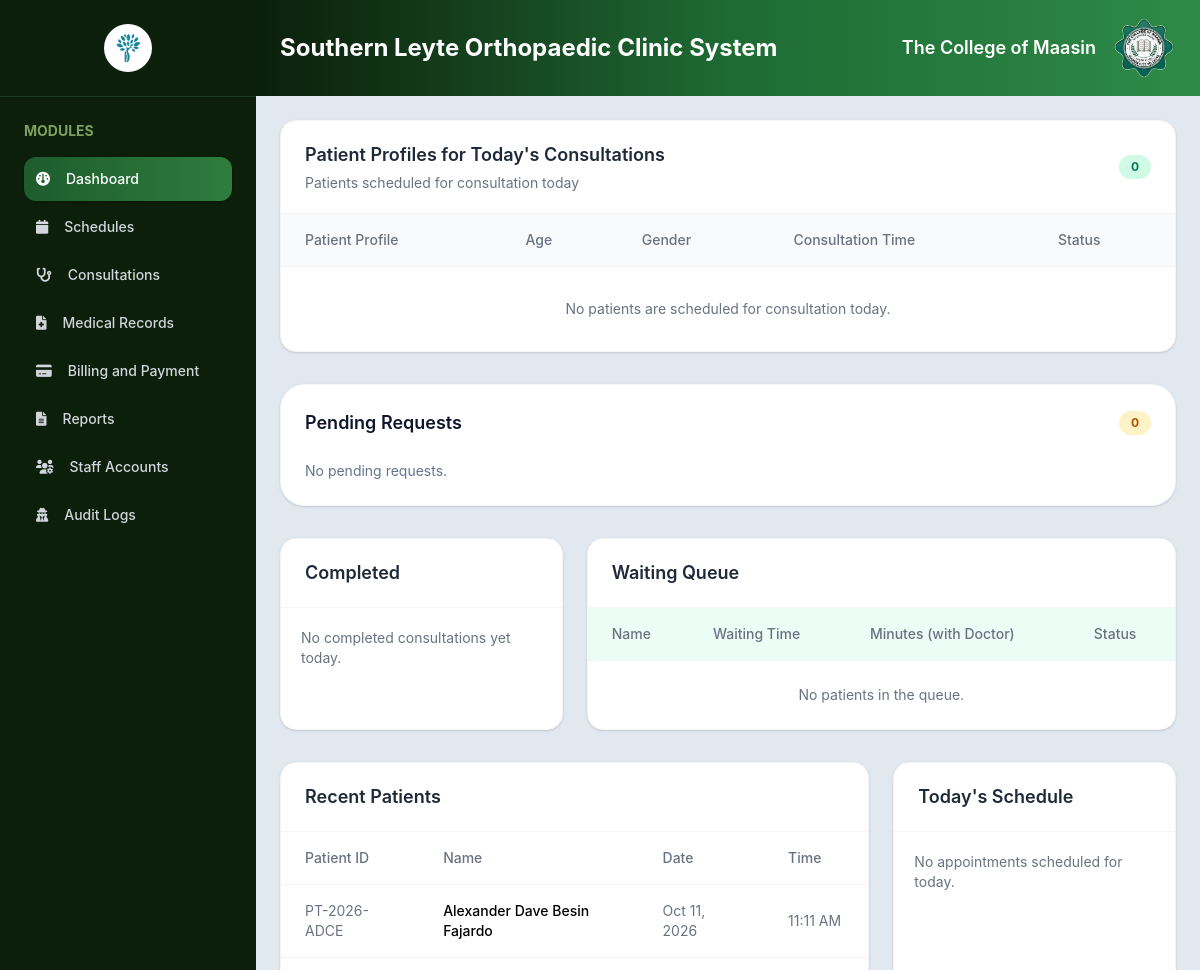
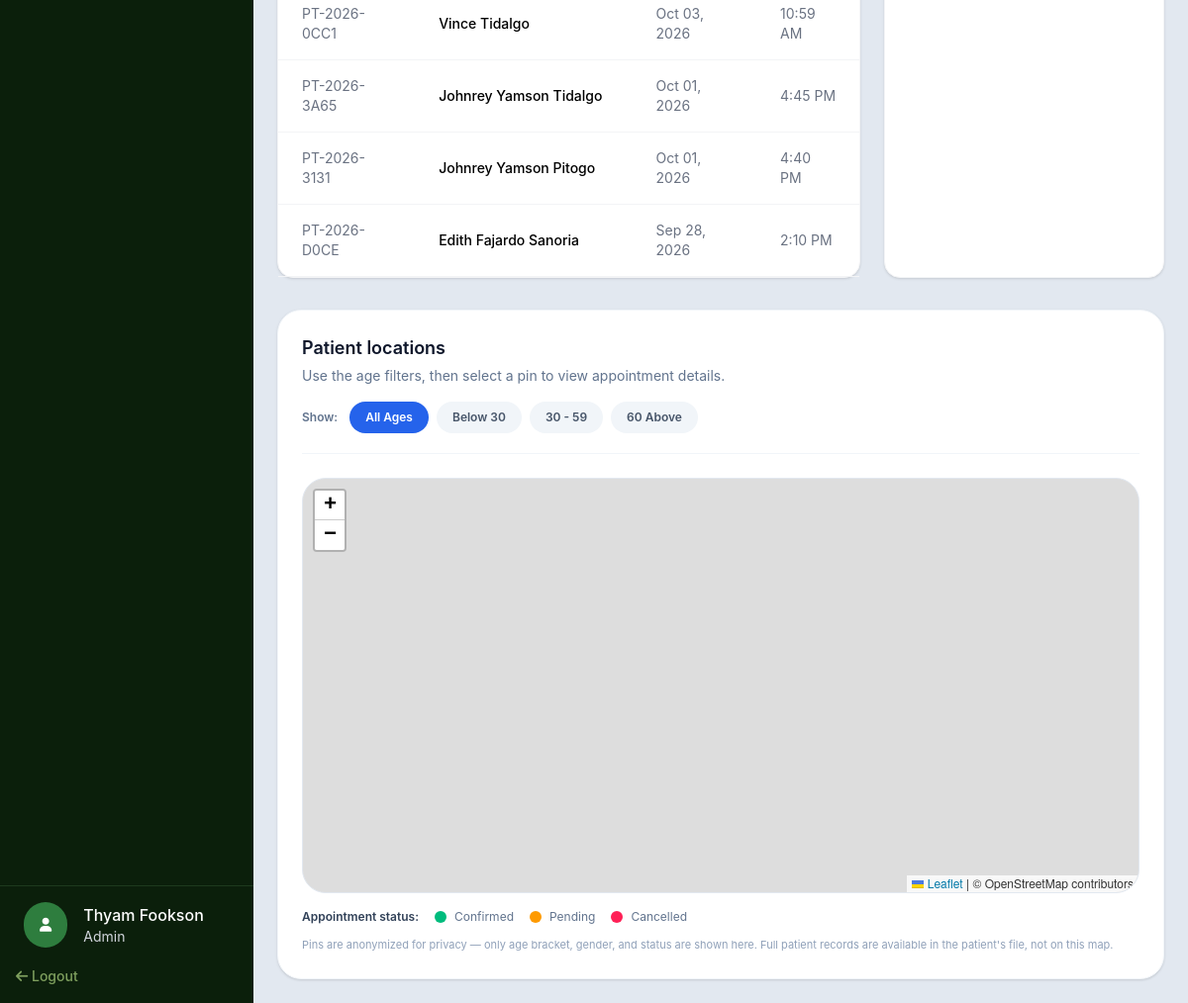
/admin/admin-dashboard.php (signed in), run on the app's committed database (2 pictures, top to bottom).
### tables this page shows
CREATE TABLE `users` (
  `UserID` int UNSIGNED NOT NULL,
  `Username` varchar(50) NOT NULL,
  `PasswordHash` varchar(255) NOT NULL,
  `FirstName` varchar(100) NOT NULL,
  `MiddleName` varchar(255) DEFAULT NULL,
  `LastName` varchar(100) NOT NULL,
  `Role` enum('Admin','Doctor','Staff') NOT NULL DEFAULT 'Staff',
  `IsDoctor` tinyint(1) NOT NULL DEFAULT '0',
  `Email` varchar(150) DEFAULT NULL,
  `Phone` varchar(30) DEFAULT NULL,
  `Status` enum('Active','Inactive') NOT NULL DEFAULT 'Active',
  `CreatedAt` timestamp NOT NULL DEFAULT CURRENT_TIMESTAMP
);

CREATE TABLE `patients` (
  `PatientID` int UNSIGNED NOT NULL,
  `PatientCode` varchar(20) NOT NULL,
  `UserID` int UNSIGNED DEFAULT NULL,
  `FirstName` varchar(100) NOT NULL,
  `MiddleName` varchar(100) DEFAULT NULL,
  `LastName` varchar(100) NOT NULL,
  `BirthDate` date NOT NULL,
  `Gender` enum('Male','Female','Other') NOT NULL,
  `CivilStatus` enum('Single','Married','Widowed','Separated') DEFAULT NULL,
  `Address` varchar(255) DEFAULT NULL,
  `Province` varchar(100) DEFAULT NULL,
  `City` varchar(100) DEFAULT NULL,
  `Barangay` varchar(100) DEFAULT NULL,
  `Allergies` varchar(50) DEFAULT NULL,
  `Latitude` decimal(10,7) DEFAULT NULL,
  `Longitude` decimal(10,7) DEFAULT NULL,
  `Phone` varchar(30) DEFAULT NULL,
  `Email` varchar(150) DEFAULT NULL,
  `BloodType` varchar(5) DEFAULT NULL,
  `EmergencyContact` varchar(150) DEFAULT NULL,
  `EmergencyPhone` varchar(30) DEFAULT NULL,
  `PatientType` enum('Regular','Senior Citizen','PWD') NOT NULL DEFAULT 'Regular',
  `IdNumber` int DEFAULT NULL,
  `CreatedAt` timestamp NOT NULL DEFAULT CURRENT_TIMESTAMP
);

### admin/admin-dashboard.php (the view, shortened to what the rows shown need)
<?php
include_once __DIR__ . '/../config/config.php';
require_once __DIR__ . '/../includes/auth.php';
require_once __DIR__ . '/../php/fetch/fetch.php';
$admin = SessionManager::getUser($pdo);
?>
<!DOCTYPE html>
<html lang="en">
<head>
    <link rel="stylesheet" href="../assets/css/output.css">
    <link rel="stylesheet" href="../assets/css/global.css">
    <link rel="stylesheet" href="https://cdnjs.cloudflare.com/ajax/libs/font-awesome/6.0.0-beta3/css/all.min.css">
    <link rel="stylesheet" href="https://unpkg.com/leaflet@1.9.4/dist/leaflet.css" />
</head>
<body class="h-screen flex bg-slate-200 overflow-hidden">
    <?php include_once '../includes/sidebar.php'; ?>
    <section class="flex-1 min-h-0 flex flex-col overflow-hidden">
        <div
            class="flex items-center justify-between bg-gradient-to-r from-[#0b1f0b] via-[#1e6b34] to-[#2e8b47] px-6 py-4">
            <h1 class="text-2xl font-bold text-white">Southern Leyte Orthopaedic Clinic System</h1>
            <div class="flex items-center gap-4">
                <h1 class="text-lg font-semibold text-white">The College of Maasin</h1>
            </div>
        </div>
        <div class="flex-1 min-h-0 overflow-auto p-6">
            <div class="bg-white rounded-2xl shadow-sm border border-gray-100 mb-8">
                <div class="flex items-center justify-between px-6 py-5 border-b border-gray-100">
                    <div>
                        <h2 class="text-lg font-semibold text-gray-800">Patient Profiles for Today's Consultations</h2>
                    </div>
                </div>
                <div class="overflow-x-auto">
                    <table class="w-full">
                        <thead class="text-left text-sm text-gray-500 bg-slate-50">
                            <tr class="border-b border-gray-100">
                                <th class="px-6 py-4 font-medium">Patient Profile</th>
                                <th class="px-6 py-4 font-medium">Age</th>
                                <th class="px-6 py-4 font-medium">Gender</th>
                                <th class="px-6 py-4 font-medium">Consultation Time</th>
                                <th class="px-6 py-4 font-medium">Status</th>
                            </tr>
                        </thead>
                    </table>
                </div>
            </div>
            <div class="rounded-3xl bg-white p-6 shadow-sm border border-slate-100 mt-8">
                <div class="flex items-center justify-between mb-6">
                    <h2 class="text-lg font-semibold text-slate-900">Pending Requests</h2>
                </div>
            </div>
            <div class="grid grid-cols-3 gap-6 mt-8 mb-8">
                <div class="bg-white rounded-2xl shadow-sm border border-gray-100 col-span-1">
                    <div class="px-6 py-5 border-b border-gray-100">
                        <h2 class="text-lg font-semibold text-gray-800">
                            Completed
                        </h2>
                    </div>
                </div>
                <div class="bg-white rounded-2xl shadow-sm border border-gray-100 col-span-2">
                    <div class="px-6 py-5 border-b border-gray-100">
                        <h2 class="text-lg font-semibold text-gray-800">
                            Waiting Queue
                        </h2>
                    </div>
                    <div class="overflow-x-auto max-h-96 overflow-y-auto">
                        <table class="w-full">
                            <thead class="text-left text-sm text-gray-500 bg-emerald-50 sticky top-0">
                                <tr class="border-b border-gray-100">
                                    <th class="px-6 py-4 font-medium">Name</th>
                                    <th class="px-6 py-4 font-medium">Waiting Time</th>
                                    <th class="px-6 py-4 font-medium">Minutes (with Doctor)</th>
                                    <th class="px-6 py-4 font-medium">Status</th>
                                </tr>
                            </thead>
                        </table>
                    </div>
                </div>
            </div>
            <div class="grid grid-cols-3 gap-6 mb-8">
                <div class="col-span-2 bg-white rounded-2xl shadow-sm border border-gray-100">
                    <div class="flex items-center justify-between px-6 py-5 border-b border-gray-100">
                        <h2 class="text-lg font-semibold text-gray-800">
                            Recent Patients
                        </h2>
                    </div>
                    <div class="overflow-x-auto">
                        <table class="w-full">
                            <thead class="text-left text-sm text-gray-500">
                                <tr class="border-b border-gray-100">
                                    <th class="px-6 py-4 font-medium">Patient ID</th>
                                    <th class="px-6 py-4 font-medium">Name</th>
                                    <th class="px-6 py-4 font-medium">Date</th>
                                    <th class="px-6 py-4 font-medium">Time</th>
                                </tr>
                            </thead>
                            <tbody class="text-sm">
                                <?php
                                $patients = fetchAllData($pdo, "SELECT
                                    p.PatientID AS PatientID,
                                    p.PatientCode,
                                    p.FirstName,
                                    p.MiddleName,
                                    p.LastName,
                                    p.CreatedAt
                                FROM patients p
                                GROUP BY p.PatientID ORDER BY p.CreatedAt DESC LIMIT 5
                                ");
                                foreach ($patients as $patient) {
                                    echo ' <tr class="border-b border-gray-100 hover:bg-gray-50">';
                                    echo '<td class="px-6 py-4 text-gray-500">'
                                        . htmlspecialchars($patient['PatientCode']) .
                                        '</td>';
                                    echo '<td class="px-6 py-4 font-medium">'
                                        . htmlspecialchars($patient['FirstName'] . ' ' . $patient['MiddleName'] . ' ' . $patient['LastName']) .
                                        '</td>';
                                    echo '<td class="px-6 py-4 text-gray-500">'
                                        . htmlspecialchars(date('M d, Y', strtotime($patient['CreatedAt']))) .
                                        '</td>';
                                    echo '<td class="px-6 py-4 text-gray-500">'
                                        . htmlspecialchars(date('g:i A', strtotime($patient['CreatedAt']))) .
                                        '</td>';
                                }
                                ?>
                            </tbody>
                        </table>
                    </div>
                </div>
                <div class="col-span-1 bg-white rounded-2xl shadow-sm border border-gray-100">
                    <div class="px-6 py-5 border-b border-gray-100">
                        <h2 class="text-lg font-semibold text-gray-800">Today's Schedule</h2>
                    </div>
                </div>
            </div>
            <div class="rounded-3xl bg-white p-6 shadow-sm border border-slate-100">
                <div class="mb-6 flex flex-col gap-4 border-b border-slate-100 pb-5">
                    <div>
                        <h2 class="text-lg font-semibold text-slate-900">Patient locations</h2>
                    </div>
                </div>
            </div>
        </div>
    </section>
</body>
</html>

### includes/sidebar.php (shortened to what the rows shown need)
<div class="w-64 shrink-0 bg-[#0b1f0b] flex flex-col h-full">
    <div class="custom-scrollbar w-full p-6 overflow-y-auto flex-1 min-h-0">
        <h2 class="text-[#7fa05e] font-bold text-sm mb-4">MODULES</h2>
    </div>
    <div class="mt-auto">
        <div class="w-full border-t pt-4 pl-6 border-[#1e3a1e] flex items-center gap-4">
            <div>
                <?php if ($admin): ?>
                    <h1 class="text-white text-md font-medium">
                        <?= htmlspecialchars($admin['first_name']) ?>     <?= htmlspecialchars($admin['last_name']) ?>
                    </h1>
                    <h3 class="text-gray-300 text-sm"><?= htmlspecialchars($admin['role']) ?></h3>
                <?php endif; ?>
            </div>
        </div>
    </div>
</div>

### data on the page
users: FirstName "Thyam", LastName "Fookson", Role "Admin"
patients: PatientCode "PT-2026-ADCE", FirstName+MiddleName+LastName "Alexander Dave Besin Fajardo", CreatedAt "Oct 11, 2026", CreatedAt "11:11 AM"
patients: PatientCode "PT-2026-0CC1", FirstName+MiddleName+LastName "Vince Tidalgo", CreatedAt "Oct 03, 2026", CreatedAt "10:59 AM"
patients: PatientCode "PT-2026-3A65", FirstName+MiddleName+LastName "Johnrey Yamson Tidalgo", CreatedAt "Oct 01, 2026", CreatedAt "4:45 PM"
patients: PatientCode "PT-2026-3131", FirstName+MiddleName+LastName "Johnrey Yamson Pitogo", CreatedAt "Oct 01, 2026", CreatedAt "4:40 PM"
patients: PatientCode "PT-2026-D0CE", FirstName+MiddleName+LastName "Edith Fajardo Sanoria", CreatedAt "Sep 28, 2026", CreatedAt "2:10 PM"

### other printed values
$item['label'] "Dashboard"
$item['label'] "Schedules"
$item['label'] "Consultations"
$item['label'] "Medical Records"
$item['label'] "Billing and Payment"
$item['label'] "Reports"
$item['label'] "Staff Accounts"
$item['label'] "Audit Logs"
count($todayConsultationProfiles) "0"
$pendingCount "0"
